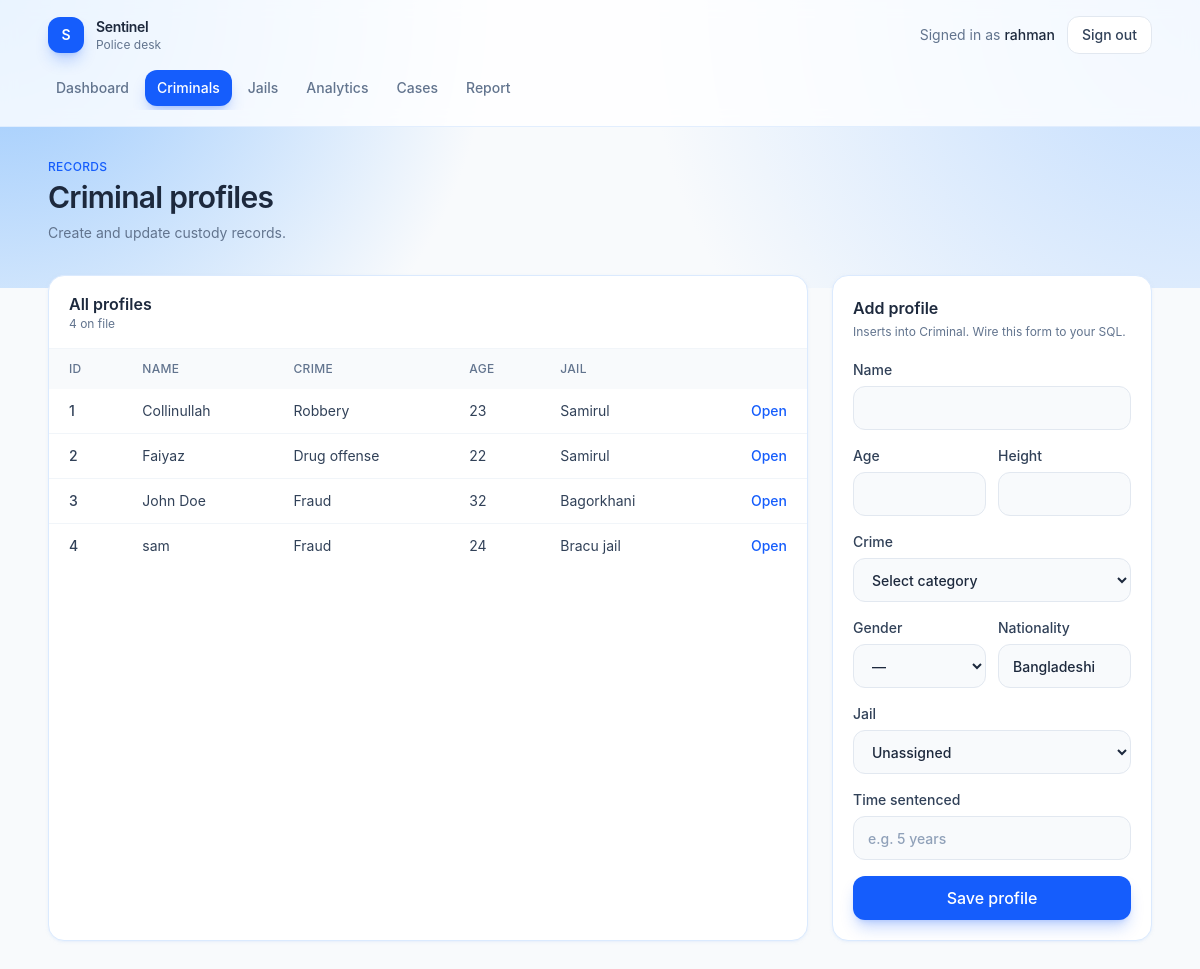
Before: /criminals (signed in) with the older database file.
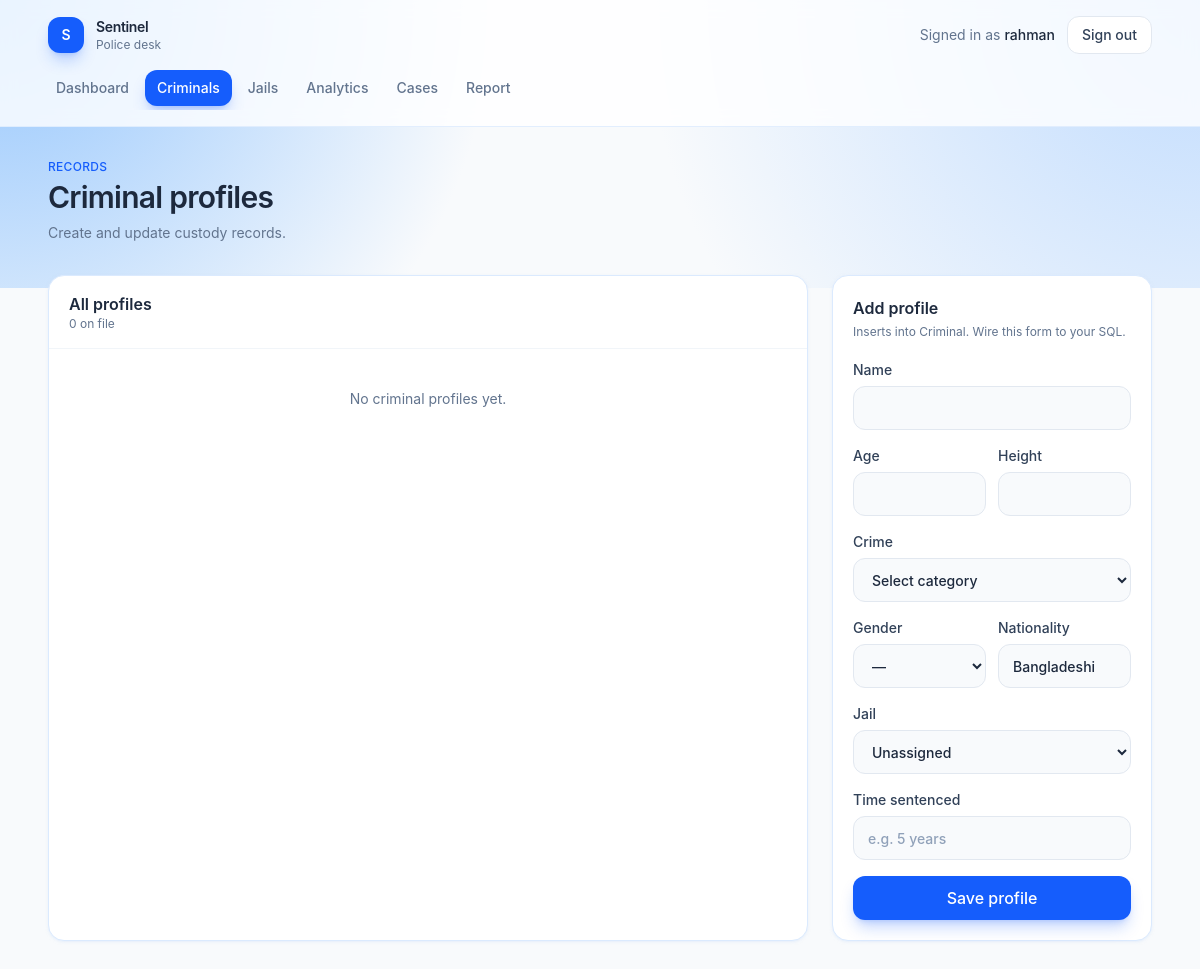
After: the same page with the newer database file.
### tables this page shows
CREATE TABLE Criminal (
    CID INTEGER PRIMARY KEY,
    Name TEXT NOT NULL,
    Age INTEGER,
    Crime TEXT,
    Height REAL,
    Gender TEXT,
    Nationality TEXT,
    JID INTEGER,
    time_sentenced TEXT,
    FOREIGN KEY (JID) REFERENCES Jail(JID)
);

CREATE TABLE Jail (
    JID INTEGER PRIMARY KEY,
    Name TEXT NOT NULL,
    Location TEXT,
    Capacity INTEGER
);

### app.py (the view, shortened to what this page needs)
@app.route("/criminals", methods=["GET", "POST"])
def criminals():
    if not check_login():
            return redirect("/login")
    if session.get("role") != "police":
        return redirect("/search")
    if request.method == "GET":
        db = get_db()
        criminal = db.execute("SELECT c.CID, c.Name, c.Age, c.Crime, c.Gender, c.Nationality, j.Name as jail_name, c.time_sentenced FROM CRIMINAL c LEFT JOIN JAIL j ON c.JID = j.JID").fetchall()
        jail = db.execute("SELECT * FROM JAIL").fetchall()
        return render_template("criminals.html", criminals=criminal, jails=jail)

### app.py (called while the page is built)
def get_db():
    if "db" not in g:
        g.db = sqlite3.connect(app.config["DATABASE"])
        g.db.row_factory = sqlite3.Row
    return g.db

def check_login():
    if session.get("loggedin_UID") is None:
        return False
    return True

@app.context_processor
def inject_current_user():
    uid = session.get("loggedin_UID")
    if not uid:
        return {"user_name": "Guest"}
    name = session.get("name")
    if not name:
        db = get_db()
        row = db.execute("SELECT name FROM USER WHERE UID = ?", (uid,)).fetchone()
        name = row["name"] if row else "Guest"
        session["name"] = name
    return {"user_name": name}

@app.after_request
def disable_cache(response):
    response.headers["Cache-Control"] = "no-store, no-cache, must-revalidate, max-age=0"
    response.headers["Pragma"] = "no-cache"
    response.headers["Expires"] = "0"
    return response

### templates/criminals.html (shortened to what this page needs)
{% extends "app.html" %}
{% set criminals = criminals if criminals is defined else [
    {"CID": 101, "Name": "Karim Uddin", "Age": 31, "Crime": "Theft", "Gender": "M", "Nationality": "Bangladeshi", "jail_name": "Dhaka Central", "time_sentenced": "5 years"},
    {"CID": 102, "Name": "Nabila Chowdhury", "Age": 27, "Crime": "Fraud", "Gender": "F", "Nationality": "Bangladeshi", "jail_name": "Kashimpur", "time_sentenced": "3 years"},
    {"CID": 103, "Name": "Faruk Hossain", "Age": 42, "Crime": "Robbery", "Gender": "M", "Nationality": "Bangladeshi", "jail_name": "Dhaka Central", "time_sentenced": "8 years"},
] %}
{% set jails = jails if jails is defined else [
    {"JID": 1, "Name": "Dhaka Central Jail"},
    {"JID": 2, "Name": "Kashimpur Central Jail"},
] %}
{% block page %}
<div class="mb-8 flex flex-col gap-4 sm:flex-row sm:items-end sm:justify-between">
    <div>
        <p class="text-xs font-medium uppercase tracking-wide text-blue-600">Records</p>
        <h1 class="mt-1 text-3xl font-semibold tracking-tight text-slate-800">Criminal profiles</h1>
        <p class="mt-2 text-sm text-slate-500">Create and update custody records.</p>
    </div>
</div>
<div class="grid gap-6 lg:grid-cols-[minmax(0,1fr)_20rem]">
    <article class="overflow-hidden rounded-2xl border border-blue-100 bg-white shadow-sm shadow-blue-100/50">
        <div class="border-b border-slate-100 px-5 py-4">
            <h2 class="font-semibold text-slate-800">All profiles</h2>
            <p class="text-xs text-slate-500">{{ criminals|length }} on file</p>
        </div>
        {% if criminals %}
        <div class="overflow-x-auto">
            <table class="w-full text-left text-sm">
                <thead class="bg-slate-50 text-xs uppercase tracking-wide text-slate-500">
                    <tr>
                        <th class="px-5 py-3 font-medium">ID</th>
                        <th class="px-5 py-3 font-medium">Name</th>
                        <th class="px-5 py-3 font-medium">Crime</th>
                        <th class="px-5 py-3 font-medium">Age</th>
                        <th class="px-5 py-3 font-medium">Jail</th>
                        <th class="px-5 py-3 font-medium"></th>
                    </tr>
                </thead>
                <tbody class="divide-y divide-slate-100">
                    {% for criminal in criminals %}
                    <tr class="text-slate-700">
                        <td class="px-5 py-3 font-medium">{{ criminal.CID }}</td>
                        <td class="px-5 py-3">{{ criminal.Name }}</td>
                        <td class="px-5 py-3">{{ criminal.Crime or "—" }}</td>
                        <td class="px-5 py-3">{{ criminal.Age or "—" }}</td>
                        <td class="px-5 py-3">{{ criminal.jail_name or "—" }}</td>
                        <td class="px-5 py-3 text-right">
                            <a href="{{ url_for('criminal_detail', cid=criminal.CID) }}" class="font-medium text-blue-600 hover:text-blue-700">Open</a>
                        </td>
                    </tr>
                    {% endfor %}
                </tbody>
            </table>
        </div>
        {% else %}
        <div class="px-5 py-10 text-center text-sm text-slate-500">No criminal profiles yet.</div>
        {% endif %}
    </article>
    <article class="h-fit rounded-2xl border border-blue-100 bg-white p-5 shadow-sm shadow-blue-100/50">
        <h2 class="font-semibold text-slate-800">Add profile</h2>
        <p class="mt-1 text-xs text-slate-500">Inserts into Criminal. Wire this form to your SQL.</p>
        <form action="{{ url_for('criminals') }}" method="post" class="mt-5 flex flex-col gap-4">
            <label class="flex flex-col gap-1.5 text-sm font-medium text-slate-700">
                Name
                <input type="text" name="Name" required class="h-11 rounded-xl border border-slate-200 bg-slate-50 px-3.5 text-slate-800 outline-none transition placeholder:text-slate-400 focus:border-blue-500 focus:bg-white focus:ring-4 focus:ring-blue-100">
            </label>
            <div class="grid grid-cols-2 gap-3">
                <label class="flex flex-col gap-1.5 text-sm font-medium text-slate-700">
                    Age
                    <input type="number" name="Age" min="0" class="h-11 rounded-xl border border-slate-200 bg-slate-50 px-3.5 text-slate-800 outline-none focus:border-blue-500 focus:bg-white focus:ring-4 focus:ring-blue-100">
                </label>
                <label class="flex flex-col gap-1.5 text-sm font-medium text-slate-700">
                    Height
                    <input type="number" name="Height" step="0.1" class="h-11 rounded-xl border border-slate-200 bg-slate-50 px-3.5 text-slate-800 outline-none focus:border-blue-500 focus:bg-white focus:ring-4 focus:ring-blue-100">
                </label>
            </div>
            <label class="flex flex-col gap-1.5 text-sm font-medium text-slate-700">
                Crime
                <select name="Crime" class="h-11 rounded-xl border border-slate-200 bg-slate-50 px-3.5 text-slate-800 outline-none focus:border-blue-500 focus:bg-white focus:ring-4 focus:ring-blue-100">
                    <option value="">Select category</option>
                </select>
            </label>
            <div class="grid grid-cols-2 gap-3">
                <label class="flex flex-col gap-1.5 text-sm font-medium text-slate-700">
                    Gender
                    <select name="Gender" class="h-11 rounded-xl border border-slate-200 bg-slate-50 px-3.5 text-slate-800 outline-none focus:border-blue-500 focus:bg-white focus:ring-4 focus:ring-blue-100">
                        <option value="">—</option>
                    </select>
                </label>
                <label class="flex flex-col gap-1.5 text-sm font-medium text-slate-700">
                    Nationality
                    <input type="text" name="Nationality" value="Bangladeshi" class="h-11 rounded-xl border border-slate-200 bg-slate-50 px-3.5 text-slate-800 outline-none focus:border-blue-500 focus:bg-white focus:ring-4 focus:ring-blue-100">
                </label>
            </div>
            <label class="flex flex-col gap-1.5 text-sm font-medium text-slate-700">
                Jail
                <select name="JID" class="h-11 rounded-xl border border-slate-200 bg-slate-50 px-3.5 text-slate-800 outline-none focus:border-blue-500 focus:bg-white focus:ring-4 focus:ring-blue-100">
                    <option value="">Unassigned</option>
                </select>
            </label>
            <label class="flex flex-col gap-1.5 text-sm font-medium text-slate-700">
                Time sentenced
                <input type="text" name="time_sentenced" placeholder="e.g. 5 years" class="h-11 rounded-xl border border-slate-200 bg-slate-50 px-3.5 text-slate-800 outline-none placeholder:text-slate-400 focus:border-blue-500 focus:bg-white focus:ring-4 focus:ring-blue-100">
            </label>
            <button type="submit" class="h-11 rounded-xl bg-blue-600 font-medium text-white shadow-lg shadow-blue-600/25 transition hover:bg-blue-700">Save profile</button>
        </form>
    </article>
</div>
{% endblock %}

### templates/app.html (shortened to what this page needs)
{% extends "layout.html" %}
{% set role = role|default(user.role if user is defined and user else session.get("role", "user")) %}
{% set user_name = user.name if user is defined and user else user_name %}
{% set path = request.path %}
{% block content %}
<div class="min-h-screen bg-slate-50">
    <div class="pointer-events-none absolute inset-x-0 top-0 h-72 bg-[radial-gradient(circle_at_top_left,_#93c5fd_0%,_transparent_40%),radial-gradient(circle_at_top_right,_#bfdbfe_0%,_transparent_45%)]"></div>
    <header class="relative border-b border-blue-100/80 bg-white/80 backdrop-blur">
        <div class="mx-auto flex max-w-6xl flex-col gap-4 px-4 py-4 sm:px-6">
            <div class="flex items-center justify-between">
                <a href="{{ url_for('dashboard') }}" class="flex items-center gap-3">
                    <span class="flex h-9 w-9 items-center justify-center rounded-xl bg-blue-600 text-sm font-semibold text-white shadow-lg shadow-blue-600/25">S</span>
                    <div>
                        <p class="text-sm font-semibold tracking-tight text-slate-800">Sentinel</p>
                        <p class="text-xs text-slate-500">{{ "Police desk" if role == "police" else "Public portal" }}</p>
                    </div>
                </a>
                <div class="flex items-center gap-3">
                    <p class="hidden text-sm text-slate-500 sm:block">Signed in as <span class="font-medium text-slate-800">{{ user_name }}</span></p>
                    <a href="{{ url_for('logout') }}" class="rounded-xl border border-slate-200 bg-white px-3.5 py-2 text-sm font-medium text-slate-700 transition hover:border-blue-200 hover:bg-blue-50 hover:text-blue-700">
                        Sign out
                    </a>
                </div>
            </div>
            <nav class="-mx-1 flex gap-1 overflow-x-auto pb-1 text-sm font-medium">
                {% macro nav_link(href, label, active) %}
                <a
                    href="{{ href }}"
                    class="whitespace-nowrap rounded-xl px-3 py-2 transition {% if active %}bg-blue-600 text-white shadow-lg shadow-blue-600/25{% else %}text-slate-500 hover:bg-blue-50 hover:text-blue-700{% endif %}"
                >{{ label }}</a>
                {% endmacro %}
                {% if role == "police" %}
                    {{ nav_link(url_for("dashboard"), "Dashboard", path == "/dashboard") }}
                    {{ nav_link(url_for("criminals"), "Criminals", path.startswith("/criminals")) }}
                    {{ nav_link(url_for("jails"), "Jails", path.startswith("/jails")) }}
                    {{ nav_link(url_for("analytics"), "Analytics", path.startswith("/analytics")) }}
                    {{ nav_link(url_for("incidents"), "Cases", path.startswith("/incidents")) }}
                    {{ nav_link(url_for("report_incident"), "Report", path.startswith("/report")) }}
                {% endif %}
            </nav>
        </div>
    </header>
    <main class="relative mx-auto max-w-6xl px-4 py-8 sm:px-6">
        {% block page %}{% endblock %}
    </main>
</div>
{% endblock %}

### templates/layout.html (shortened to what this page needs)
<!DOCTYPE html>
<html lang="en">
<head>
    <link rel="stylesheet" href="{{ url_for('static', filename='output.css') }}">
</head>
<body class="min-h-screen bg-slate-50 text-slate-800 antialiased">
    {% block content %}{% endblock %}
</body>
</html>

Changed rows visible on the page:
removed Criminal: CID "1", Name "Collinullah", Crime "Robbery", Age "23", Name "Samirul"
removed Criminal: CID "2", Name "Faiyaz", Crime "Drug offense", Age "22", Name "Samirul"
removed Criminal: CID "3", Name "John Doe", Crime "Fraud", Age "32", Name "Bagorkhani"
removed Criminal: CID "4", Name "sam", Crime "Fraud", Age "24", Name "Bracu jail"
Other visible differences:
{{ criminals|length }}: "4" → "0"
text no longer shown: "ID NAME CRIME AGE JAIL"
text now shown: "No criminal profiles yet."
